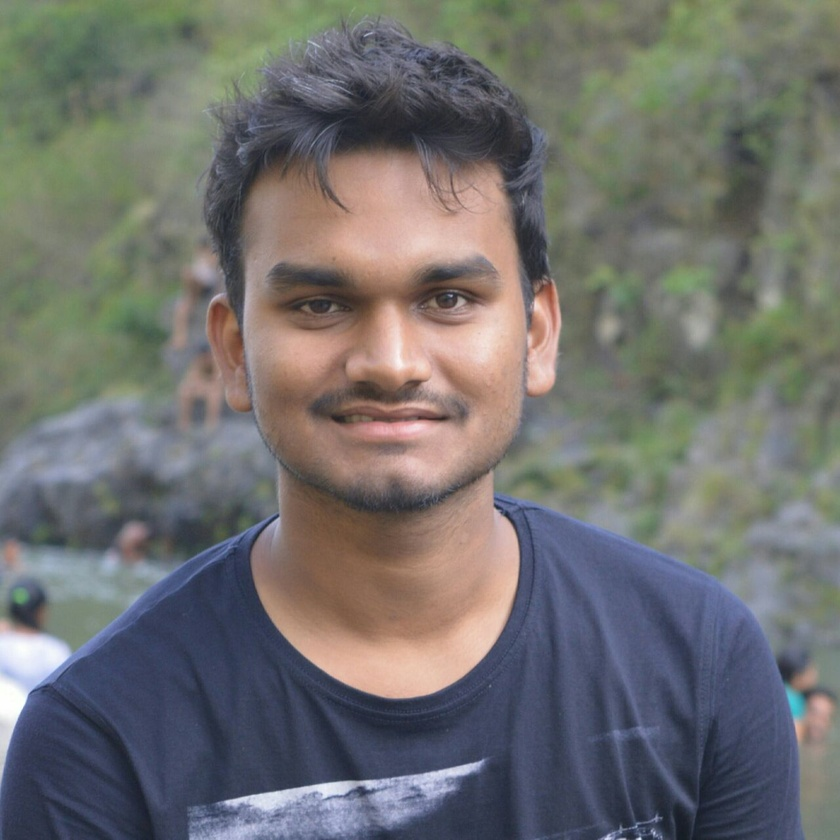
#> input picture deepak.jpeg, 840 x 840 px, shrunk from 1280 x 1280 before the run, given in place of the camera
$ python app.py
#> lines starting #> are read from the running program, lines starting #| are printed output that depends on the picture
#> further down, frame is the input picture: shape (840, 840, 3); mean B, G, R 110.5, 112.2, 112.5
import cv2

capture = cv2.VideoCapture(0)

def sketch(image):

    img_gray = cv2.cvtColor(image, cv2.COLOR_BGR2GRAY)
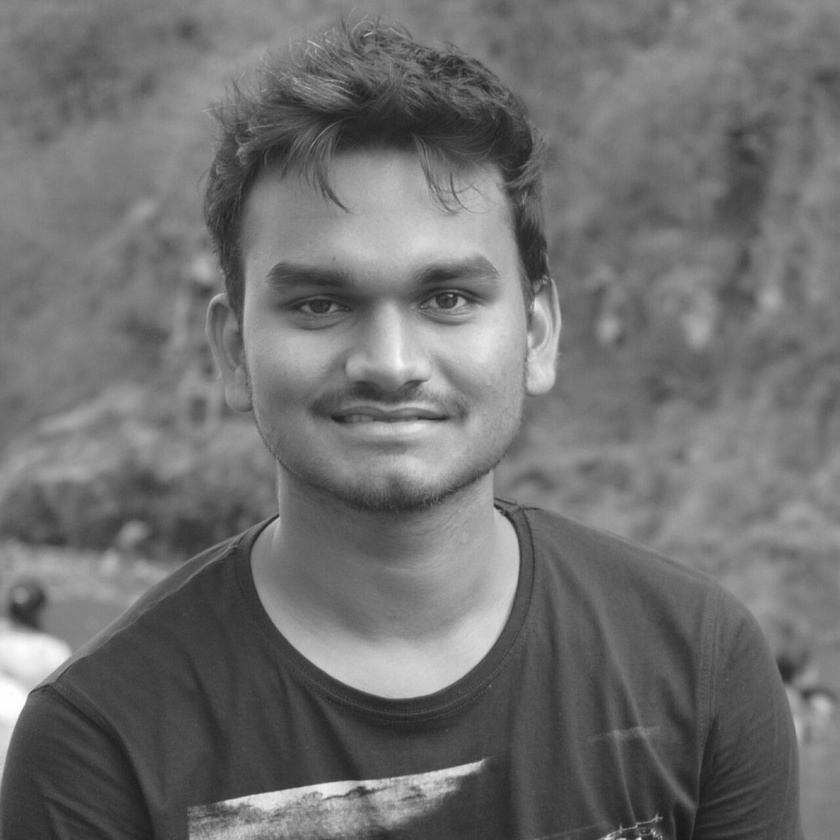
#> img_gray: shape (840, 840); min 25, max 255, mean 112.1
    img_gray_blur = cv2.GaussianBlur(img_gray, (5,5), 0)
    canny_edges = cv2.Canny(img_gray_blur, 10, 70)
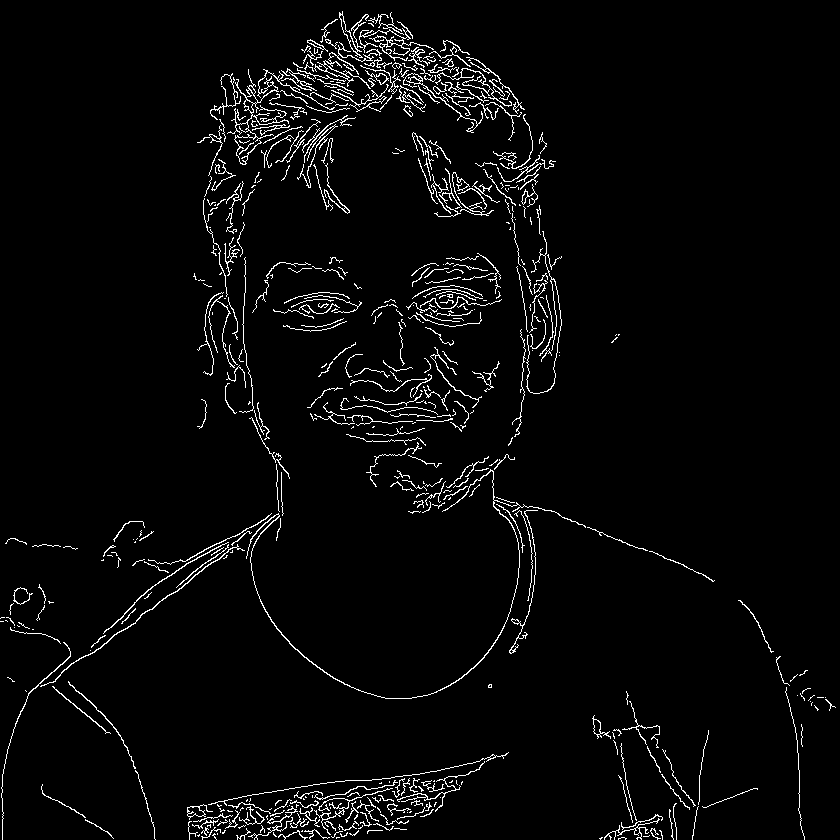
#> canny_edges: shape (840, 840); 3.3% white in thin lines or dots

    # 4 Do an Invert binarize the images
    ret, mask = cv2.threshold(canny_edges, 70, 255, cv2.THRESH_BINARY_INV)
#> mask: shape (840, 840); 96.7% white; black in thin lines or dots
    return mask


while True:
    ret, frame = capture.read()
    cv2.imshow("Live Sketcher Application", sketch(frame))

    if cv2.waitKey(1) == 13 : # 13 is the Enter key
#> (key Esc is pressed here)
        break

capture.release()
cv2.destroyAllWindows()
